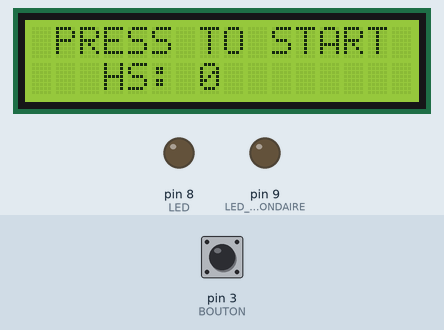
Simulated run of this sketch. Board: Arduino Uno, built with avr-gcc and run on an emulated ATmega328P. On the bench: 16×2 character LCD, output pins drawn as LEDs (lit = HIGH). The inputs (shaded band) are chosen by the test bench; at power-on: pin 3 (BOUTON) HIGH. Random numbers use the default seed unless the sketch sets one.

Above: at 1.2 s.
1.3 s: pin 3 (BOUTON) pulled LOW for 0.15 s
At 1.7 s:
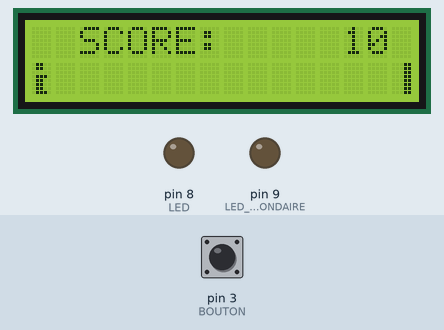
4.0 s: pin 3 (BOUTON) pulled LOW for 1 s
At 4.8 s:
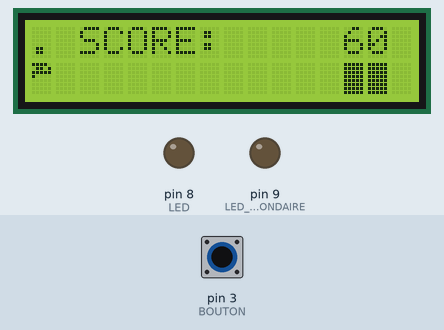
10.0 s: pin 3 (BOUTON) pulled LOW for 0.15 s
At 11.4 s:
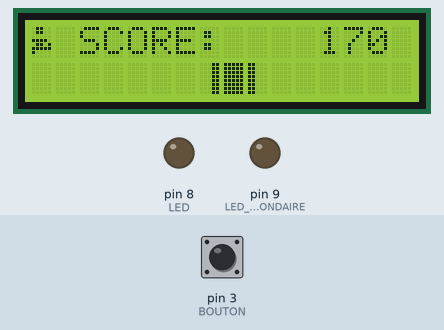
Timing chart, 0 to 20.3 s (numbered marks = the images above; inputs shaded):
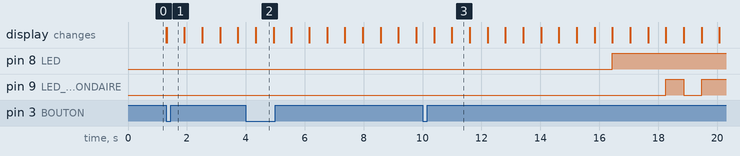

The sketch:

Runner.ino
```cpp
#include <LiquidCrystal.h>
#define LED 8
#define LED_SECONDAIRE 9
#define BOUTON 3
LiquidCrystal lcd(15, 14, 4, 5, 6, 7);

bool waiting_mode; // Mode attente
bool obstacles_array[17]; // Liste contenant tous les obstacles visibles (16 + 1 pour le nouveau car il peut être partiellement affiché)
int position_y; // Définis la hauteur du joueur (0: ligne du haut, 1: entre les lignes, 2: ligne du bas)
int level;
int score;
int total_hover_duration; // Nombre de frames pendant lesquelles le personnage "flotte" (ne tombe pas si il a sauté trop tôt)
int hover_time; // Nombre de frames qu'il lui reste à flotter
bool is_jumping; // Variable qui vaut true si current_state vaut IS_JUMPING. Sert juste à éviter qu'une interruption puisse avoir lieu en plein milieu du code servant à gérer les sauts

int high_score;
int current_message; // Définis le message affiché sur l'écran d'accueil ("ISEN RUNNER" ou "PRESS TO START")
int level_display_time; // Variable qui détermine le nombre de frames restantes pendant lesquelles le niveau doit être affiché à la place du score

bool half_move; // si true tous les éléments sont décalés d'une demie-case ver la gauche
bool is_dead; // Définis si le joueur s'est pris un obstacle et est mort dans d'atroces souffrances
bool must_switch; // Définis si on doit changer de mode à la fin de la boucle

int previous_time; // Utilisé avec millis().
int current_time; // idem
enum possible_state
{
  IS_RUNNING,
  IS_JUMPING,
  IS_FALLING
}; // Définis l'état du joueur (0: Cours; 1: Saute; 2: Tombe)
possible_state current_state;

void switch_mode(bool wait_mode) // Fonction pour passer en mode attente (si true) ou en mode jeu (si false)
{
  lcd.clear();
  must_switch = false;
  current_time = 0;
  previous_time = -10000; // Défini à une valeur très basse pour que les événements qui ont lieu périodiquement aient également lieu lorsqu'on lance la boucle
  digitalWrite(LED, LOW);
  digitalWrite(LED_SECONDAIRE, LOW);
  if (wait_mode)
  {
    is_dead = false;
    waiting_mode = true;
    current_message = 0;
    lcd.setCursor(3, 1);
    lcd.print("HS: ");
    lcd.setCursor(7, 1);
    lcd.print(high_score);
    return;
  }
  else
  {
    waiting_mode = false; // IMPORTANT : METTRE A TRUE LORS DU RENDU FINAL
    level = 5; // Le niveau du joueur qui change la vitesse
    total_hover_duration = 3;
    score = 0;
    position_y = 2;
    half_move = false;
    lcd.setCursor(2, 0);
    lcd.print("SCORE:");
    current_state = IS_RUNNING;
    for (int i = 0; i < 17; i++) obstacles_array[i] = 0; // La liste des obstacles, vide au début de la partie
  }
}

void interrupt(){
  if(waiting_mode){ // On lance une partie si on est dans le menu
    must_switch = true;
    return;
  }
  if (is_dead) // Si mort retourner au menu principal
  {
    must_switch = true;
    return;
  }
  if(position_y == 2 && current_state != IS_JUMPING){ // Si on est en jeu est sur le sol, on saute
    hover_time = total_hover_duration;
    current_state = IS_JUMPING;
    if (obstacles_array[2] && half_move) score += 25; // Si le joueur saute au tout dernier moment il obtient un bonus de 25 points. Le fait de finir par 5 est volontaire : Ca permet de vérifier que le saut parfait a fonctionné
  }
}

void displayCharacter(int state){
  if (is_dead)
  {
    lcd.setCursor(0, 0);
    lcd.print(" ");
    lcd.setCursor(0, 1);
    lcd.write(5); // On affiche juste la tête, pour représenter l'effroyable violence dans laquelle le personnage est mort.
    return;
  }
  if (state == IS_RUNNING)
  {
    lcd.setCursor(0, position_y/2);
    if (half_move) lcd.write(3); // On défifnit la frame d'animation utilisée grâce à half_move
    else lcd.write(2);
    return;
  }
  if (state == IS_JUMPING)
  {
    if (position_y == 1)
    {
      lcd.setCursor(0, 1);
      lcd.write(6);
      lcd.setCursor(0, 0);
      lcd.write(5);
    }
    else // position_y == 0
    {
      lcd.setCursor(0, 1);
      lcd.print(" "); // On supprime le caractère du bas une fois la ligne supérieure atteinte
      lcd.setCursor(0, 0);
      lcd.write(4);
    }
    return;
  }
  // state == IS_FALLING
  if (position_y == 1)
  {
    lcd.setCursor(0, 1);
    lcd.write(6);
    lcd.setCursor(0, 0);
    lcd.write(5);
  }
  else // Position_y == 2
  {
    lcd.setCursor(0, 1);
    lcd.write(4);
    lcd.setCursor(0, 0);
    lcd.print(" "); // On supprime le caractère du haut une fois la chute finie
  }
}

void displayScore()
{
  if (level_display_time == 1) // Si level_display_time vaut 1 cela signifie qu'on doit de nouveau afficher le score
  {
    lcd.setCursor(2, 0);
    lcd.print("SCORE:        ");
  }

  if (level_display_time <= 1) // On n'affiche le score que si on n'affiche pas déjà le niveau
  {
    int digit_number = 0; // Nombre de chiffres du score
    int temp_score = score;
    while (temp_score > 0)
    {
      temp_score /= 10;
      digit_number++;
    }
    lcd.setCursor(15-digit_number, 0);
    lcd.print(score);
  }
}

void waiting_loop()
{
  current_time = millis();
  if (current_time - previous_time > 3000)
  {
    previous_time = millis();
    if (current_message == 1) current_message = 0;
    else current_message = 1;
    if (current_message == 0)
    {
      lcd.setCursor(1, 0);
      lcd.print("              "); //on efface la première ligne
      lcd.setCursor(2, 0); //placement du curseur
      lcd.print("ISEN RUNNER"); //nom jeu
    }
    else
    {
      lcd.setCursor(2, 0);
      lcd.print("           "); //on efface la première ligne
      lcd.setCursor(1, 0); //placement du curseur
      lcd.print("PRESS TO START"); //instruction
    }
  }
  if (must_switch) {
    switch_mode(false);
    return;
  }
}

void game_loop()
{
  half_move = !half_move;
  //Partie décalage (on décale tous les obstacles vers la droite si half_move vaut false)
  if (!half_move) for (int i = 0; i < 16; i++) obstacles_array[i] = obstacles_array[i + 1];
  // Partie ajout d'obstacle
  bool new_obstacle = false; // Définit s'il y aura un obstacle supplémentaire
  int random_value = random(99);
  if (obstacles_array[15] == 0) // Si il n'y a pas d'obstacle au bout
  {
    if (random_value < (15 + level*2)) new_obstacle = true; // Chance de nouvel obstacle augmente avec le niveau
    for (int i = 12 + level/5; i < 16; i++) // On laisse toujours au minimum 3 cases d'écart entre les obstacles (ou 4 quand la difficulté est basse) pour que le jeu reste possible
    {
      if (obstacles_array[i]) new_obstacle = false; // On désactive l'ajout d'obstacle si on en détecte un à la fin
    }
  }
  else // Si il y a un obstacle au bout (chances augmentées pour favoriser les obstacles longs)
  {
    if (random_value < (30 + level*3)) new_obstacle = true;
  }

  obstacles_array[16] = new_obstacle; // On ajoute un obstacle au bout, dans la case cachée

  // Partie affichage
  for (int i = 0; i < 16; i++)
  {
    lcd.setCursor(i, 1);
    if (half_move)
    {
      if (obstacles_array[i + 1] && obstacles_array[i]) lcd.write(8);
      else if (obstacles_array[i + 1]) lcd.write(7);
      else if (obstacles_array[i]) lcd.write(9);
      else lcd.print(" ");
    }
    else
    {
      if (obstacles_array[i]) lcd.write(8);
      else lcd.print(" ");
    }
  }

  // Partie détection d'obstacles (LED)
  bool led_is_lit = false;
  bool secondary_led_is_lit = false;
  if (position_y == 2) // Les LED ne s'allumeront pas si le personnage ne peut pas sauter
  {
    for (int i = 0; i < 2 + total_hover_duration; i++)
    {
      if (obstacles_array[1 + (half_move+i)/2])
      {
        led_is_lit = true;
        break;
      }
    }
    if (obstacles_array[2] && half_move) secondary_led_is_lit = true; // LED secondaire qui s'allume quand on est au dernier moment possible pour faire un saut, comme ça l'utilisateur sait exactement quand sauter pour avoir le bonus de saut précis
  }
  digitalWrite(LED, led_is_lit);
  digitalWrite(LED_SECONDAIRE, secondary_led_is_lit);


  // Partie personnage
  is_jumping = (current_state == IS_JUMPING); // Pour éviter qu'une interruption vienne changer cette valeur en plein milieu du bloc (on pourrait utiliser noInterrupts() mais ça gênerait l'utilisateur)
  if (position_y == 0) // tombe si il n'y a pas/plus d'obstacle dessous, cours sinon
  {
    if (obstacles_array[0] || (obstacles_array[1] && half_move)) current_state = IS_RUNNING;
    else
    {
      if (is_jumping && hover_time > 0) hover_time--; // Si le personnage saute et il lui reste du temps de suspension, il ne tombe pas et son temps de suspension diminue
      else current_state = IS_FALLING; // Sinon (s'il n'a plus de temps ou s'il descendait d'une caisse) il tombe
    }
  }
  if (current_state == IS_FALLING && position_y == 2) current_state = IS_RUNNING;
  if (is_jumping && position_y != 0) position_y--; // On doit vérifier que la position ne vaut pas 0 à cause du hover
  if (current_state == IS_FALLING) position_y++; // On réalise la chute avant de mettre à jour l'état pour éviter que le personnage n'atteigne le haut et ne tombe lors de la même frame

  // Partie mort
  if (position_y != 0 && (obstacles_array[0] || (half_move && obstacles_array[1]))) is_dead = true; // Si le presonnage est sur la même positon qu'un obstacle sa vie prends fin dans des circonstances tragiquesr


  displayCharacter(current_state);
  score += 10;
  displayScore();

  // Partie gestion du niveau
  updateLevel();
  delay(200 + (9-level)*100);
}

void death_loop()
{
  lcd.setCursor(0, 0);
  lcd.print(" RIP IN PEACE  ");
  if (score > high_score) high_score = score;
  if (must_switch) {
    switch_mode(true);
    return;
  }
}

void updateLevel()
{
  if (level == 9) return; // On sort si le niveau est maximal car le reste du programme n'est plus utile
  int score_thresholds[9] = {0, 200, 500, 1000, 1500, 2000, 2500, 3000, 4000};
  if (score > score_thresholds[level]) // Si le score est supérieur au score nécéssaire pour augmenter de niveau
  {
    level++; // On augmente le niveau
    total_hover_duration = 3 - (level/4);
    level_display_time = 5;
    lcd.setCursor(2, 0);
    lcd.print("     LEVEL: ");
    lcd.print(level);
  }
}

void setup() {
  Serial.begin(9600); // Pour debuggage

  pinMode(LED, OUTPUT);
  pinMode(LED_SECONDAIRE, OUTPUT);
  digitalWrite(LED, LOW);
  digitalWrite(LED_SECONDAIRE, LOW);
  pinMode(BOUTON, INPUT_PULLUP); // !!! CHANGER CA A INPUT_PULLUP ET CELUI D'APRES A FALLING SUR LES UNO
  attachInterrupt(digitalPinToInterrupt(BOUTON), interrupt, FALLING);

  high_score = 0;

  lcd.begin(16,2);
  lcd.clear();
  randomSeed(analogRead(0)); // Initialisation du random
  switch_mode(true); // Au démarrage on est en mode attente

  byte perso1[8] ={
B01100,
B01100,
B00000,
B01110,
B11100,
B01100,
B11010,
B10011
};
lcd.createChar(2,perso1);
byte perso2[8] ={
B01100,
B01100,
B00000,
B01110,
B01100,
B01100,
B01100,
B01110
};
lcd.createChar(3,perso2);
byte perso3[8] ={
B01100,
B01100,
B00000,
B11110,
B01101,
B11111,
B10000,
B00000
};
lcd.createChar(4,perso3);
byte perso4tete[8] ={
B00000,
B00000,
B00000,
B00000,
B00000,
B01100,
B01100,
B00000
};
lcd.createChar(5,perso4tete);
byte perso4[8] ={
B11110,
B01101,
B11111,
B10000,
B00000,
B00000,
B00000,
B00000
};
lcd.createChar(6,perso4);
byte obs1[8] ={
B00011,
B00011,
B00011,
B00011,
B00011,
B00011,
B00011,
B00011
};
lcd.createChar(7,obs1);
byte obs2[8] ={
B11111,
B11111,
B11111,
B11111,
B11111,
B11111,
B11111,
B11111
};
lcd.createChar(8,obs2);
byte obs3[8] ={
B11000,
B11000,
B11000,
B11000,
B11000,
B11000,
B11000,
B11000
};
lcd.createChar(9,obs3);
}

void loop()
{
  if (waiting_mode) waiting_loop();
  else
  {
    if (is_dead) death_loop();
    else game_loop();
  }
}


/* Système de mouvement (saut et chute):
 * Saut : on monte instantanément de 1 case (hauteur 1), la frame d'après on monte de 1 case (hauteur 0), la frame d'après on quitte le saut (chute ou course)
 * Chute : On descend instantanément de 1 case (hauteur 1), la frame d'après on descend d'1 case (hauteur 2)
 * A noter : on ne peut pas être en saut à la hauteur 2, ou en chute à la hauteur 0
 *
 *
 *
 */
```

Measured:
- what the display in image 2 shows lasts 0.6 s, from 4.3 s to 4.9 s
